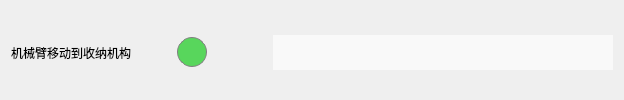
                  <widget class="QWidget" name="widget_27" native="true">
                   <property name="sizePolicy">
                    <sizepolicy hsizetype="Preferred" vsizetype="Fixed">
                     <horstretch>0</horstretch>
                     <verstretch>0</verstretch>
                    </sizepolicy>
                   </property>
                   <property name="minimumSize">
                    <size>
                     <width>0</width>
                     <height>45</height>
                    </size>
                   </property>
                   <property name="styleSheet">
                    <string notr="true">border:none
</string>
                   </property>
                   <layout class="QHBoxLayout" name="horizontalLayout_25">
                    <property name="topMargin">
                     <number>5</number>
                    </property>
                    <property name="bottomMargin">
                     <number>0</number>
                    </property>
                    <item>
                     <widget class="QLabel" name="label_57">
                      <property name="sizePolicy">
                       <sizepolicy hsizetype="Fixed" vsizetype="Preferred">
                        <horstretch>0</horstretch>
                        <verstretch>0</verstretch>
                       </sizepolicy>
                      </property>
                      <property name="minimumSize">
                       <size>
                        <width>60</width>
                        <height>0</height>
                       </size>
                      </property>
                      <property name="styleSheet">
                       <string notr="true">margin-top: 0px;</string>
                      </property>
                      <property name="text">
                       <string>机械臂移动到收纳机构</string>
                      </property>
                     </widget>
                    </item>
                    <item>
                     <spacer name="horizontalSpacer_11">
                      <property name="orientation">
                       <enum>Qt::Horizontal</enum>
                      </property>
                      <property name="sizeHint" stdset="0">
                       <size>
                        <width>40</width>
                        <height>20</height>
                       </size>
                      </property>
                     </spacer>
                    </item>
                    <item>
                     <widget class="QLabel" name="label_58">
                      <property name="sizePolicy">
                       <sizepolicy hsizetype="Fixed" vsizetype="Fixed">
                        <horstretch>0</horstretch>
                        <verstretch>0</verstretch>
                       </sizepolicy>
                      </property>
                      <property name="minimumSize">
                       <size>
                        <width>30</width>
                        <height>30</height>
                       </size>
                      </property>
                      <property name="styleSheet">
                       <string notr="true">background-color: rgb(88, 214, 92);
border-radius: 15px; 
border: 1px solid gray;
margin-top: 0px;
</string>
                      </property>
                      <property name="text">
                       <string/>
                      </property>
                     </widget>
                    </item>
                    <item>
                     <spacer name="horizontalSpacer_32">
                      <property name="orientation">
                       <enum>Qt::Horizontal</enum>
                      </property>
                      <property name="sizeType">
                       <enum>QSizePolicy::Fixed</enum>
                      </property>
                      <property name="sizeHint" stdset="0">
                       <size>
                        <width>60</width>
                        <height>20</height>
                       </size>
                      </property>
                     </spacer>
                    </item>
                    <item>
                     <widget class="QLineEdit" name="lineEdit_36">
                      <property name="sizePolicy">
                       <sizepolicy hsizetype="Fixed" vsizetype="Fixed">
                        <horstretch>0</horstretch>
                        <verstretch>0</verstretch>
                       </sizepolicy>
                      </property>
                      <property name="minimumSize">
                       <size>
                        <width>340</width>
                        <height>35</height>
                       </size>
                      </property>
                      <property name="styleSheet">
                       <string notr="true">background-color: #f9f9f9;
padding: 5px 10px;
border:none;
margin-top: 0px;</string>
                      </property>
                     </widget>
                    </item>
                   </layout>
                  </widget>
